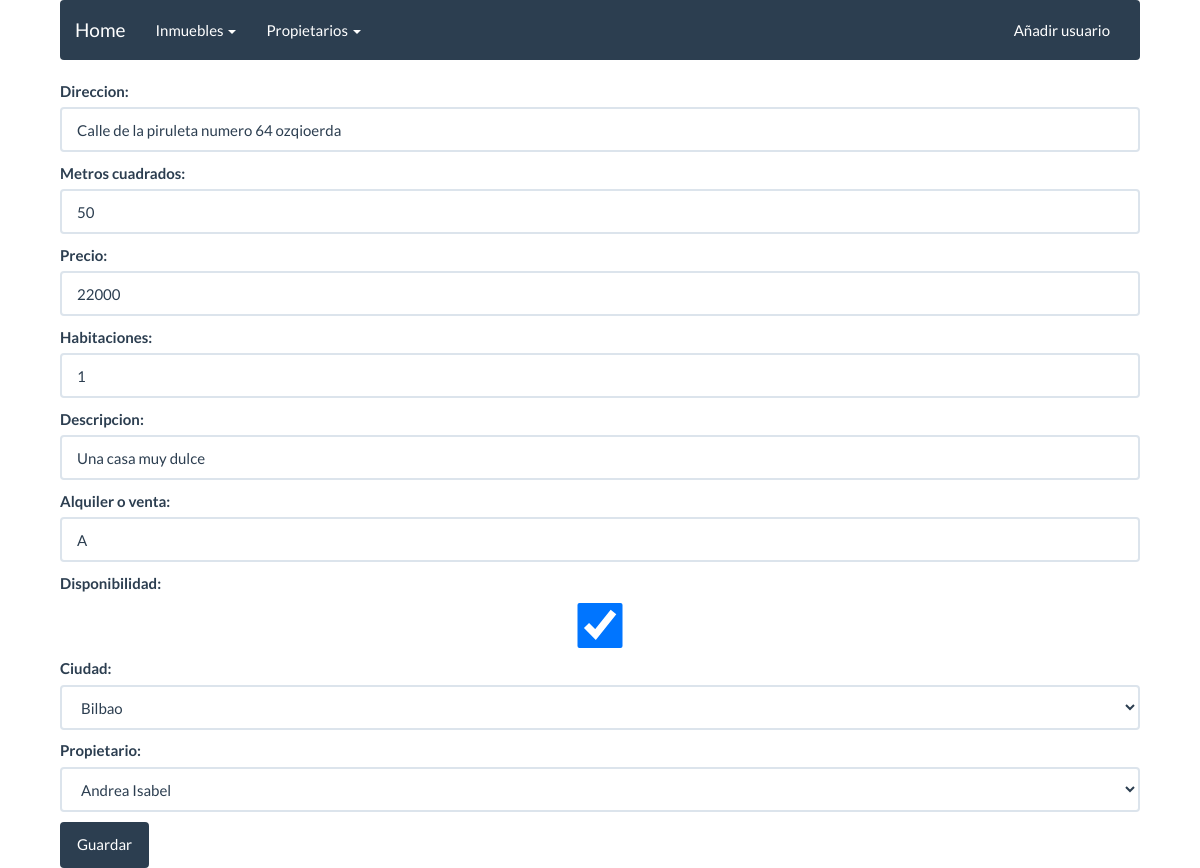
The app's page /inmuebles/editar/5/ with its own data.
### apps/inmuebles/models.py (models this page shows, shortened)
class Inmueble(models.Model):
	direccion = models.CharField(max_length=150)
	metros = models.IntegerField()
	precio = models.IntegerField()
	habitaciones = models.IntegerField()
	descripccion = models.CharField(max_length=300)
	opcion = models.CharField(max_length=2)
	disponibilidad = models.BooleanField()
	ciudad = models.ForeignKey(Ciudad, null=True, blank=True, on_delete=models.CASCADE)
	propietario = models.ForeignKey(Propietario, null=True, blank=True, on_delete=models.CASCADE)
	alqui = models.ManyToManyField(Cliente, through='alquiler', blank=True)

### apps/inmuebles/views.py (the view)
# urls.py: url(r'^editar/(?P<pk>\d+)/$', inmueble_edit.as_view(), name='inmueble_editar'),
class inmueble_edit(UpdateView):
	model = Inmueble
	form_class = InmuebleForm
	template_name = 'inmuebles/inmuebles_form.html'
	success_url = reverse_lazy("inmuebles")

### apps/ciudades/models.py (called while the page is built)
	def __str__(self):
		return '{}'.format(self.nombre)

### apps/propietarios/models.py (called while the page is built)
	def __str__(self):
		return '{}'.format(self.nombre)

### templates/inmuebles/inmuebles_form.html (shortened to what this page needs)
{% extends 'base/base.html' %}
{% block content %}
	<form method="post">
		{{ form.as_p }}
		<button class="btn btn-primary" type="submit">Guardar</button>
	</form>
{% endblock %}

### templates/base/base.html (style rules this page uses)
body { width: 90%;margin:auto; }

### records on screen
Inmueble: direccion "Calle de la piruleta numero 64 ozqioerda", metros "50", precio "22000", habitaciones "1", descripccion "Una casa muy dulce", opcion "A", disponibilidad "☑", ciudad "Bilbao", propietario "Andrea Isabel"
